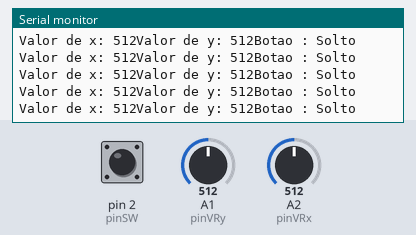
Bench run of a sketch on a simulated Arduino Uno, built with avr-gcc and run on an emulated ATmega328P. Parts: the last lines printed to the serial monitor. Inputs (shaded band) come from the test bench; at power-on: A1 (pinVRy) = 512, A2 (pinVRx) = 512, pin 2 (pinSW) HIGH.

Above: at 1.2 s.
1.3 s: A1 (pinVRy) set to 990
At 1.42 s:
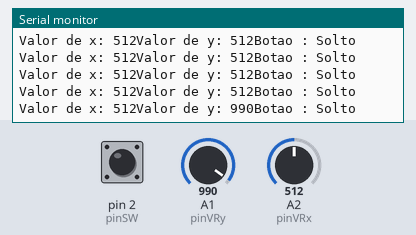
4.3 s: A1 (pinVRy) set to 1014
At 4.32 s:
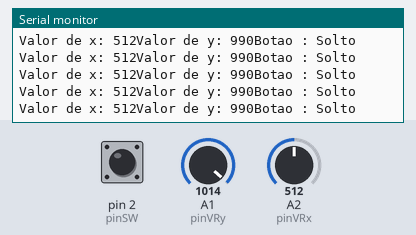
7.3 s: A2 (pinVRx) set to 104
At 7.34 s:
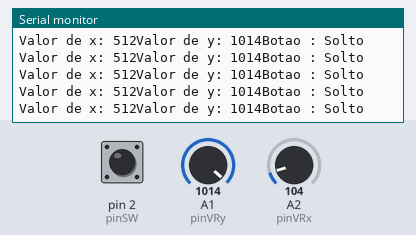
10.3 s: A2 (pinVRx) set to 92
At 10.3 s:
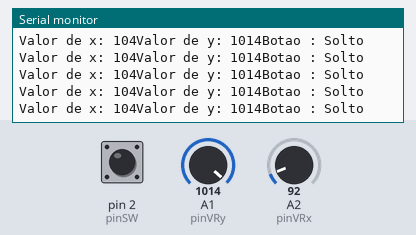
Timing chart, 0 to 13.3 s (numbered marks = the images above; inputs shaded):
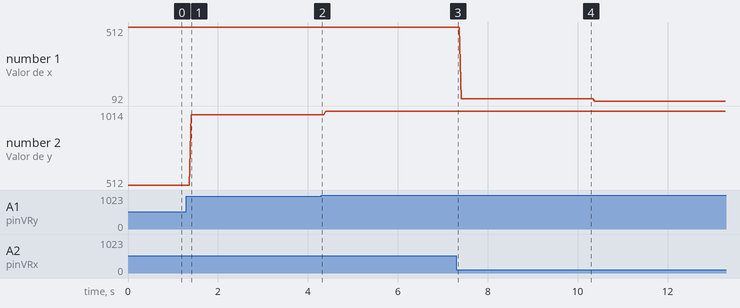

Measured:
- after the input at 1.3 s, the serial monitor: prints a new line after 0.10 s (image 1)
- plotted number 1: 512 → 104 after the input at 7.3 s, 104 → 92 after the input at 10.3 s
- plotted number 2: 512 → 990 after the input at 1.3 s, 990 → 1014 after the input at 4.3 s

The sketch:

analogico.ino
```cpp
#define pinVRx A2
#define pinVRy A1
#define pinSW 2

void setup() {
  pinMode(pinVRx,INPUT);
  pinMode(pinVRy,INPUT);
  pinMode(pinSW, INPUT_PULLUP);
  Serial.begin(9600);
}

void loop() {
  int valorVRx=analogRead(pinVRx);
  int valorVRy=analogRead(pinVRy);
  bool statusSW=digitalRead(pinSW);

  Serial.print("Valor de x: ");
  Serial.print(valorVRx);
  Serial.print("Valor de y: ");
  Serial.print(valorVRy);
  if(!statusSW){
    Serial.println("Botao : Apertado");
  }else{
    Serial.println("Botao : Solto");
  }
}
```
